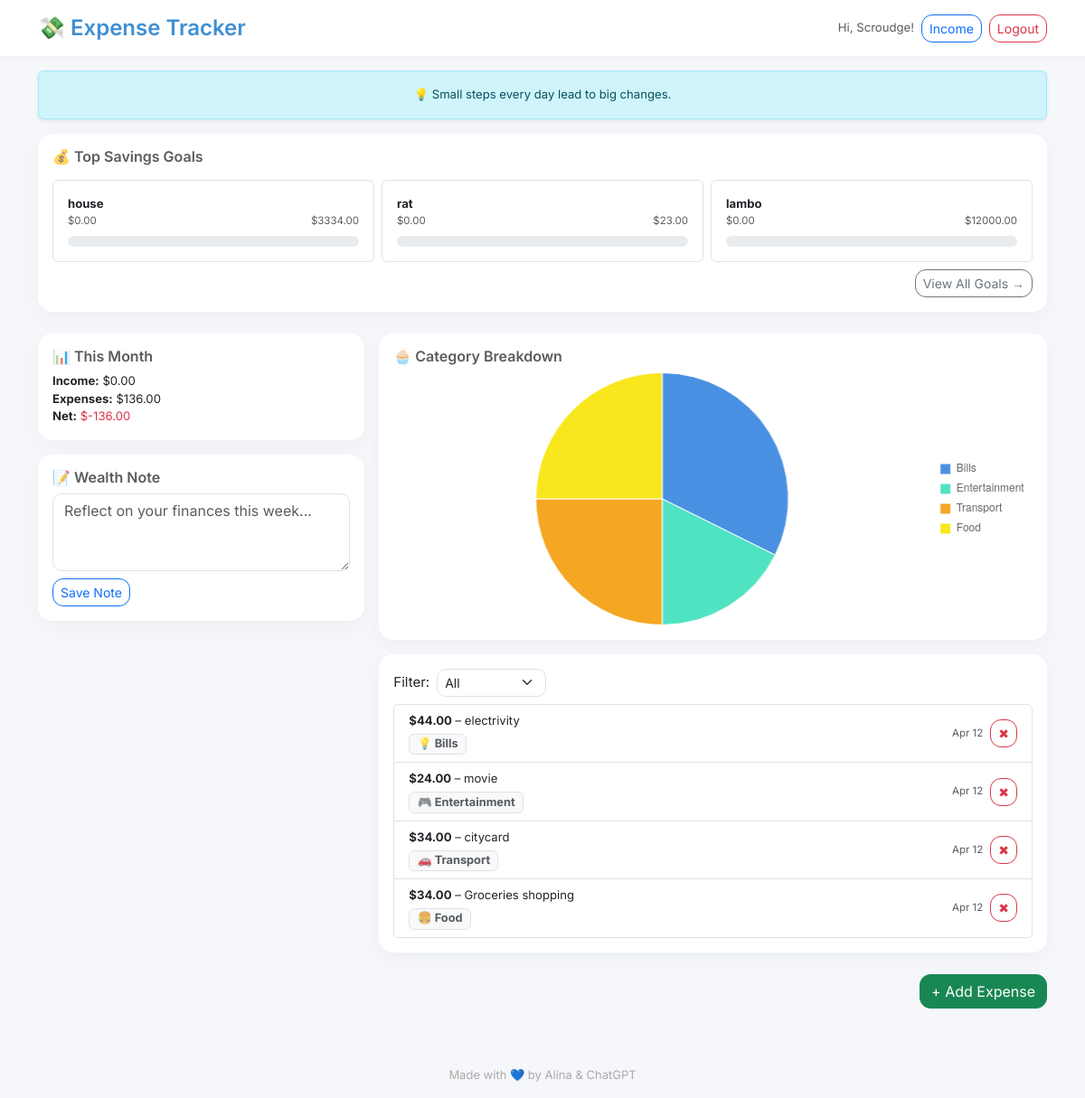
The page / (signed in) on the database as committed earlier.
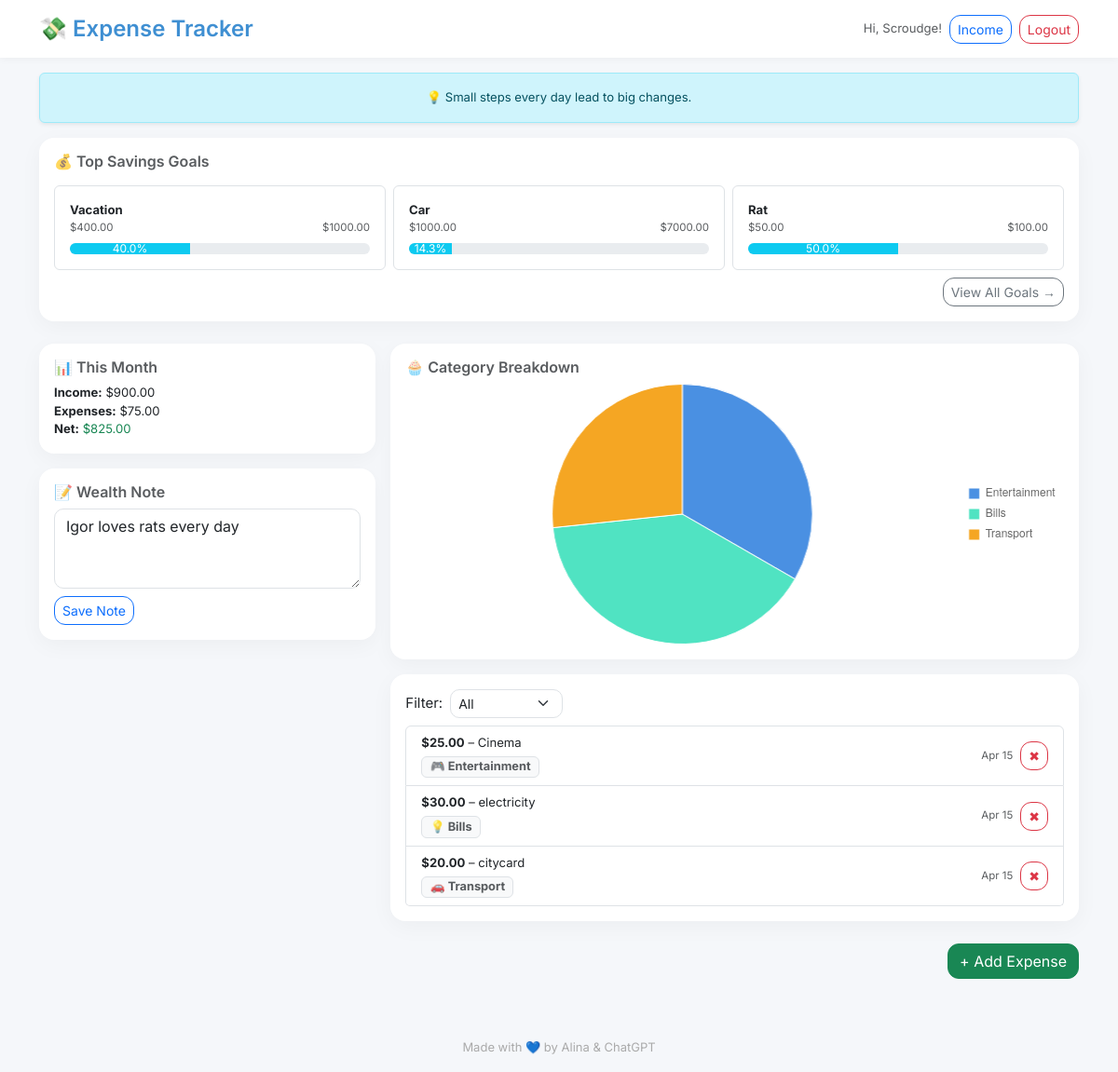
The same page on the database as committed later.
### app.py (models this page shows)
class User(UserMixin, db.Model):
    id = db.Column(db.Integer, primary_key=True)
    username = db.Column(db.String(100), nullable=False, unique=True)
    email = db.Column(db.String(150), nullable=False, unique=True)
    password = db.Column(db.String(200), nullable=False)
    expenses = db.relationship('Expense', backref='owner', lazy=True)
    saving_goals = db.relationship('SavingGoal', backref='owner', lazy=True)
    incomes = db.relationship('Income', backref='owner', lazy=True)
    category_budgets = db.relationship('CategoryBudget', backref='owner', lazy=True)
    wealth_note = db.relationship('WealthNote', backref='owner', uselist=False)

class SavingGoal(db.Model):
    id = db.Column(db.Integer, primary_key=True)
    name = db.Column(db.String(100), nullable=False)
    target_amount = db.Column(db.Float, nullable=False)
    saved_amount = db.Column(db.Float, default=0.0)
    user_id = db.Column(db.Integer, db.ForeignKey('user.id'), nullable=False)

class Expense(db.Model):
    id = db.Column(db.Integer, primary_key=True)
    amount = db.Column(db.Float, nullable=False)
    description = db.Column(db.String(200), nullable=False)
    category = db.Column(db.String(50), nullable=False)
    date = db.Column(db.DateTime, default=datetime.utcnow)
    user_id = db.Column(db.Integer, db.ForeignKey('user.id'), nullable=False)

class WealthNote(db.Model):
    id = db.Column(db.Integer, primary_key=True)
    text = db.Column(db.Text, nullable=True)
    user_id = db.Column(db.Integer, db.ForeignKey('user.id'), nullable=False)
    updated_at = db.Column(db.DateTime, default=datetime.utcnow, onupdate=datetime.utcnow)

### app.py (the view)
@app.route('/')
@login_required
def index():
    filter_option = request.args.get('filter', 'all')
    expenses_query = Expense.query.filter_by(user_id=current_user.id)
    now = datetime.utcnow()
    category_icons = {
        "Food": "🍔",
        "Transport": "🚗",
        "Entertainment": "🎮",
        "Bills": "💡",
        "Health": "💊",
        "Shopping": "🛍️",
        "Other": "💸"
    }
    if filter_option == 'month':
        expenses_query = expenses_query.filter(
            extract('month', Expense.date) == now.month,
            extract('year', Expense.date) == now.year
        )
    elif filter_option == 'week':
        week_ago = now - timedelta(days=7)
        expenses_query = expenses_query.filter(Expense.date >= week_ago)
    expenses = expenses_query.order_by(Expense.date.desc()).all()
    total_expenses = sum(e.amount for e in expenses)
    income_this_month = (
        db.session.query(func.sum(Income.amount))
        .filter_by(user_id=current_user.id)
        .filter(extract('month', Income.date) == now.month)
        .filter(extract('year', Income.date) == now.year)
        .scalar() or 0.0
    )
    net_balance = income_this_month - total_expenses
    goals = SavingGoal.query.filter_by(user_id=current_user.id).order_by(SavingGoal.id.desc()).limit(3).all()
    category_totals = defaultdict(float)
    for expense in expenses:
        category_totals[expense.category] += expense.amount
    chart_labels = list(category_totals.keys())
    chart_data = [round(amount, 2) for amount in category_totals.values()]
    note = WealthNote.query.filter_by(user_id=current_user.id).first()
    note_text = note.text if note else ''
    return render_template(
        'index.html',
        expenses=expenses,
        total_expenses=total_expenses,
        income=income_this_month,
        net=net_balance,
        filter=filter_option,
        goals=goals,
        chart_labels=chart_labels,
        chart_data=chart_data,
        category_icons=category_icons,
        note_text=note_text
    )

### app.py (called while the page is built)
@login_manager.user_loader
def load_user(user_id):
    return User.query.get(int(user_id))

### templates/index.html (shortened to what this page needs)
{% extends "base.html" %}
{% block content %}
<div class="card p-3 mb-4">
  <h6 class="mb-3 text-muted">💰 Top Savings Goals</h6>
  <div class="row g-2">
    {% for goal in goals %}
    <div class="col-md-4 col-sm-6">
      <div class="p-3 border rounded small h-100">
        <strong>{{ goal.name }}</strong>
        <div class="d-flex justify-content-between text-muted small">
          <span>${{ '%.2f' | format(goal.saved_amount) }}</span>
          <span>${{ '%.2f' | format(goal.target_amount) }}</span>
        </div>
        <div class="progress mt-2" style="height: 12px;">
          <div class="progress-bar bg-info"
            style="width: {{ (goal.saved_amount / goal.target_amount * 100) | round(1) }}%;">
            {{ (goal.saved_amount / goal.target_amount * 100) | round(1) }}%
          </div>
        </div>
      </div>
    </div>
    {% endfor %}
  </div>
  <div class="mt-2 text-end">
    <a href="{{ url_for('goals') }}" class="btn btn-outline-secondary btn-sm">View All Goals →</a>
  </div>
</div>
<div class="row g-3">
  <div class="col-md-4">
    <div class="card p-3 mb-3">
      <h6 class="text-muted mb-2">📊 This Month</h6>
      <div class="small">
        <div><strong>Income:</strong> ${{ '%.2f' | format(income) }}</div>
        <div><strong>Expenses:</strong> ${{ '%.2f' | format(total_expenses) }}</div>
        <div>
          <strong>Net:</strong>
          <span class="{% if net < 0 %}text-danger{% else %}text-success{% endif %}">
            ${{ '%.2f' | format(net) }}
          </span>
        </div>
      </div>
    </div>
    <div class="card p-3 small">
      <h6 class="text-muted mb-2">📝 Wealth Note</h6>
      <form method="POST" action="{{ url_for('add_wealth_note') }}">
        <textarea name="text" class="form-control mb-2" rows="3"
          placeholder="Reflect on your finances this week...">{{ note_text or '' }}</textarea>
        <button type="submit" class="btn btn-sm btn-outline-primary">Save Note</button>
      </form>
    </div>
  </div>
  <div class="col-md-8">
    <div class="card p-3 mb-3">
      <h6 class="text-muted mb-2">🧁 Category Breakdown</h6>
      <div class="d-flex align-items-center justify-content-center" style="min-height: 280px;">
        <canvas id="expensesChart" width="280" height="280" style="max-width: 100%; height: auto;"></canvas>
      </div>
    </div>
    <div class="card p-3">
      <form method="get" class="mb-2 d-flex align-items-center gap-2">
        <label for="filter" class="form-label m-0">Filter:</label>
        <select name="filter" id="filter" class="form-select form-select-sm w-auto" onchange="this.form.submit()">
          <option value="all" {% if filter=='all' %}selected{% endif %}>All</option>
        </select>
      </form>
      <ul class="list-group small">
        {% for expense in expenses %}
        <li class="list-group-item d-flex justify-content-between align-items-center">
          <div>
            <strong>${{ '%.2f' | format(expense.amount) }}</strong> – {{ expense.description }}<br>
            <span class="badge bg-light border text-muted mt-1">
              {{ category_icons.get(expense.category, '💸') }} {{ expense.category }}
            </span>
          </div>
          <div class="d-flex gap-2 align-items-center">
            <small class="text-muted">{{ expense.date.strftime('%b %d') }}</small>
            <a href="{{ url_for('delete_expense', expense_id=expense.id) }}" class="btn btn-sm btn-outline-danger">✖</a>
          </div>
        </li>
        {% else %}
        <li class="list-group-item text-muted">No expenses found.</li>
        {% endfor %}
      </ul>
    </div>
  </div>
</div>
<div class="mt-4 text-end">
  <a href="{{ url_for('add_expense') }}" class="btn btn-success">+ Add Expense</a>
</div>
<script>
  const ctx = document.getElementById('expensesChart').getContext('2d');
  const expensesChart = new Chart(ctx, {
    type: 'pie',
    data: {
      labels: {{ chart_labels | tojson }},
  datasets: [{
    data: {{ chart_data | tojson }},
    backgroundColor: [
    '#4A90E2', '#50E3C2', '#F5A623', '#F8E71C',
    '#B8E986', '#BD10E0', '#FF6F61', '#7ED6DF'
  ],
    borderWidth: 1
      }]
    },
  options: {
    responsive: true,
      maintainAspectRatio: false,
        plugins: {
      legend: {
        position: 'right',
          labels: {
          boxWidth: 12,
            font: { size: 12 }
        }
      },
      tooltip: {
        callbacks: {
          label: function(context) {
            return `${context.label}: $${context.parsed}`;
          }
        }
      }
    }
  }
  });
</script>
{% endblock %}

### templates/base.html (shortened to what this page needs)
<!doctype html>
<html lang="en">
<head>
  <link href="https://cdn.jsdelivr.net/npm/bootstrap@5.3.0/dist/css/bootstrap.min.css" rel="stylesheet">
</head>
<body>
  <nav class="navbar navbar-expand-lg mb-3">
    <div class="container">
      <a class="navbar-brand" href="{{ url_for('index') }}">💸 Expense Tracker</a>
      <div class="ms-auto d-flex gap-2">
        {% if current_user.is_authenticated %}
        <span class="text-muted align-self-center small">Hi, {{ current_user.username }}!</span>
        <a href="{{ url_for('income') }}" class="btn btn-outline-primary btn-sm">Income</a>
        <a href="{{ url_for('logout') }}" class="btn btn-outline-danger btn-sm">Logout</a>
        {% else %}
        <a href="{{ url_for('login') }}" class="btn btn-outline-primary btn-sm">Login</a>
        <a href="{{ url_for('register') }}" class="btn btn-primary btn-sm">Register</a>
        {% endif %}
      </div>
    </div>
  </nav>
  <div class="container fade-in">
    <div class="alert alert-info shadow-sm text-center small fade show" role="alert">
      <span id="dailyQuote">💡 Small steps every day lead to big changes.</span>
    </div>
  </div>
  <div class="container pb-5 fade-in">
    {% block content %}{% endblock %}
  </div>
  <footer>
    Made with 💙 by Alina & ChatGPT
  </footer>
</body>
</html>

### templates/base.html (style rules this page uses)
body { background-color: #f5f7fa; font-family: 'Inter', sans-serif; font-size: 15px; }
.navbar { background-color: #ffffff; box-shadow: 0 2px 8px rgba(0, 0, 0, 0.04); }
.navbar-brand { font-weight: 600; color: #3f8fd2; font-size: 1.5rem; }
.card { background-color: #ffffff; border: none; border-radius: 16px; box-shadow: 0 6px 24px rgba(0, 0, 0, 0.04); }
.form-control, .form-select { border-radius: 10px; transition: all 0.2s ease-in-out; }
.btn { border-radius: 12px; }
h5, h6 { font-weight: 600; }
.progress { height: 12px; border-radius: 6px; }
.progress-bar { transition: width 0.6s ease; }
.badge { font-size: 0.8rem; }
footer { font-size: 13px; color: #aaa; padding: 1rem 0; text-align: center; }
.fade-in { opacity: 0; transform: translateY(10px); animation: fadeInUp 0.6s ease forwards; }

Rows that differ between the two databases and show on the page:
removed Expense: amount "44.00", description "electrivity", get "💡", category "Bills", date "Apr 12"
removed Expense: amount "24.00", description "movie", get "🎮", category "Entertainment", date "Apr 12"
removed Expense: amount "34.00", description "Groceries shopping", get "🍔", category "Food", date "Apr 12"
changed SavingGoal: name "house" → "Vacation"; saved_amount "0.00" → "400.00"; target_amount "3334.00" → "1000.00"; (goal.saved_amount/goal.target_amount*100)|round(1) (not shown) → "40.0"
changed SavingGoal: name "rat" → "Car"; saved_amount "0.00" → "1000.00"; target_amount "23.00" → "7000.00"; (goal.saved_amount/goal.target_amount*100)|round(1) (not shown) → "14.3"
changed SavingGoal: name "lambo" → "Rat"; saved_amount "0.00" → "50.00"; target_amount "12000.00" → "100.00"; (goal.saved_amount/goal.target_amount*100)|round(1) (not shown) → "50.0"
added WealthNote: text "Igor loves rats every day"
added Expense: amount "25.00", description "Cinema", get "🎮", category "Entertainment", date "Apr 15"
added Expense: amount "30.00", description "electricity", get "💡", category "Bills", date "Apr 15"
changed Expense "citycard": amount "34.00" → "20.00"; date "Apr 12" → "Apr 15"
Other text that changed with them:
{{ '%.2f' | format(income) }}: "0.00" → "900.00"
{{ '%.2f' | format(total_expenses) }}: "136.00" → "75.00"
{{ '%.2f' | format(net) }}: "-136.00" → "825.00"
chart data {{ chart_labels | tojson }}: ["Bills", "Entertainment", "Transport", "Food"] → ["Entertainment", "Bills", "Transport"]
chart data {{ chart_data | tojson }}: [44.0, 24.0, 34.0, 34.0] → [25.0, 30.0, 20.0]
